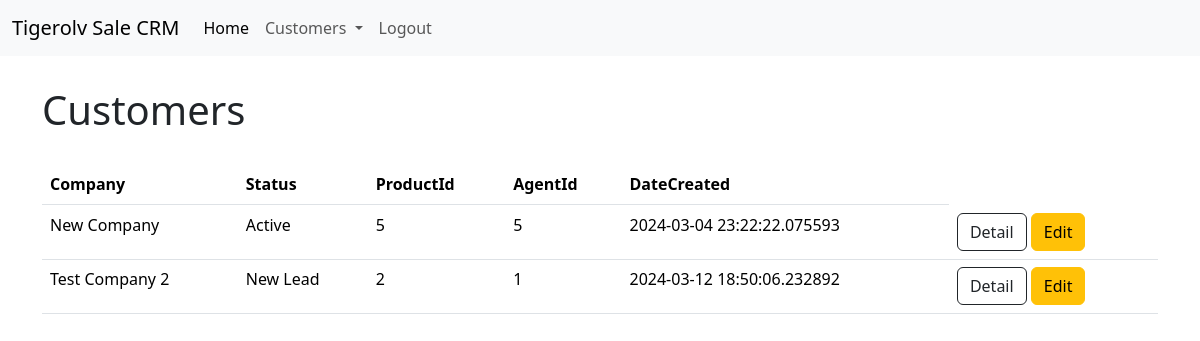
Page / (signed in) on the committed database.
### app/models.py (models this page shows, shortened)
class Customer(db.Model):
    __tablename__ = 'customer'
    CustomerId = db.Column(db.Integer,primary_key=True)
    ProductId = db.Column(db.Integer)
    Name = db.Column(db.String(128))
    Description = db.Column(db.String(5000))
    Status = db.Column(db.String(64))
    ContactName = db.Column(db.String(128))
    ContactEmail = db.Column(db.String(128))
    ContactPhone = db.Column(db.String(64))
    AgentId = db.Column(db.Integer,db.ForeignKey('user.UserId'))
    DateCreated = db.Column(db.DateTime , default=datetime.utcnow)
    notes = db.relationship('Note',backref='customer',lazy='dynamic')

### app/main/views.py (the view)
@main.route('/', methods=['GET','POST'])
@login_required
@permission_required(Permission.VIEW)
def index():
    customers = Customer.query.all()
    form = NameForm()
    return render_template('index.html', form=form, customers=customers)

### app/models.py (called while the page is built)
    @login_manager.user_loader
    def load_user(user_id):
        return User.query.get(int(user_id))

    def can(self,permissions):
        return self.Role is not None and (self.Role & permissions) == permissions

    def is_administrator(self):
        return self.can(Permission.ADMIN)

### app/templates/index.html (shortened to what this page needs)
{% extends 'base.html' %}
{% if current_user.is_authenticated %}
    {% block body %}
    <div class="container">
        <div style="margin-block: 30px;">
            <h1>Customers</h1>
        </div>
        <table class="table table-hover">
            <thead>
            <tr>
                <th scope="col">Company</th>
                <th scope="col">Status</th>
                <th scope="col">ProductId</th>
                <th scope="col">AgentId</th>
                <th scope="col">DateCreated</th>
            </tr>
            </thead>
            <tbody>
                {% for customer in customers %}
                    <td>{{ customer.Name }}</td>
                    <td>
                          {{ customer.Status }}
                    </td>
                    <td>{{ customer.ProductId }}</td>
                    <td>{{ customer.AgentId }}</td>
                    <td>{{ customer.DateCreated }}</td>
                    <td>
                        <a class="btn btn-outline-dark" href="/customer/{{customer.CustomerId}}">Detail</a>
                        <a class="btn btn-warning" href="/customer/edit/{{customer.CustomerId}}">Edit</a>
                    </td>
                {% endfor %}
            </tbody>
        </table>
    </div>
    {% endblock body %}
{% else %}
<h1> Not a valid user! </h1>
{% endif %}

### rows in the picture
Customer: Name "New Company", Status "Active", ProductId "5", AgentId "5", DateCreated "2024-03-04 23:22:22.075593"
Customer: Name "Test Company 2", Status "New Lead", ProductId "2", AgentId "1", DateCreated "2024-03-12 18:50:06.232892"
